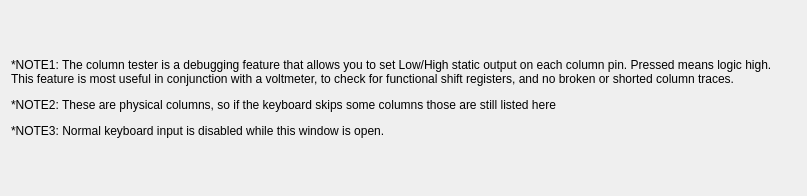
<?xml version="1.0" encoding="UTF-8"?>
<ui version="4.0">
 <class>ColumnTester</class>
 <widget class="QDialog" name="ColumnTester">
  <property name="enabled">
   <bool>true</bool>
  </property>
  <property name="geometry">
   <rect>
    <x>0</x>
    <y>0</y>
    <width>807</width>
    <height>196</height>
   </rect>
  </property>
  <property name="sizePolicy">
   <sizepolicy hsizetype="Minimum" vsizetype="Minimum">
    <horstretch>0</horstretch>
    <verstretch>0</verstretch>
   </sizepolicy>
  </property>
  <property name="minimumSize">
   <size>
    <width>0</width>
    <height>0</height>
   </size>
  </property>
  <property name="baseSize">
   <size>
    <width>0</width>
    <height>0</height>
   </size>
  </property>
  <property name="windowTitle">
   <string>Column Tester</string>
  </property>
  <layout class="QVBoxLayout" name="verticalLayout">
   <item>
    <widget class="QLabel" name="label">
     <property name="sizePolicy">
      <sizepolicy hsizetype="Minimum" vsizetype="Minimum">
       <horstretch>0</horstretch>
       <verstretch>0</verstretch>
      </sizepolicy>
     </property>
     <property name="minimumSize">
      <size>
       <width>635</width>
       <height>135</height>
      </size>
     </property>
     <property name="text">
      <string>&lt;html&gt;&lt;head/&gt;&lt;body&gt;&lt;p&gt;*NOTE1: The column tester is a debugging feature that allows you to set Low/High static output on each column pin. Pressed means logic high. This feature is most useful in conjunction with a voltmeter, to check for functional shift registers, and no broken or shorted column traces.&lt;/p&gt;&lt;p&gt;*NOTE2: These are physical columns, so if the keyboard skips some columns those are still listed here&lt;/p&gt;&lt;p&gt;*NOTE3: Normal keyboard input is disabled while this window is open.&lt;/p&gt;&lt;/body&gt;&lt;/html&gt;</string>
     </property>
     <property name="scaledContents">
      <bool>false</bool>
     </property>
     <property name="wordWrap">
      <bool>true</bool>
     </property>
    </widget>
   </item>
   <item>
    <layout class="QHBoxLayout" name="horizontalLayout"/>
   </item>
  </layout>
 </widget>
 <resources/>
 <connections/>
</ui>
